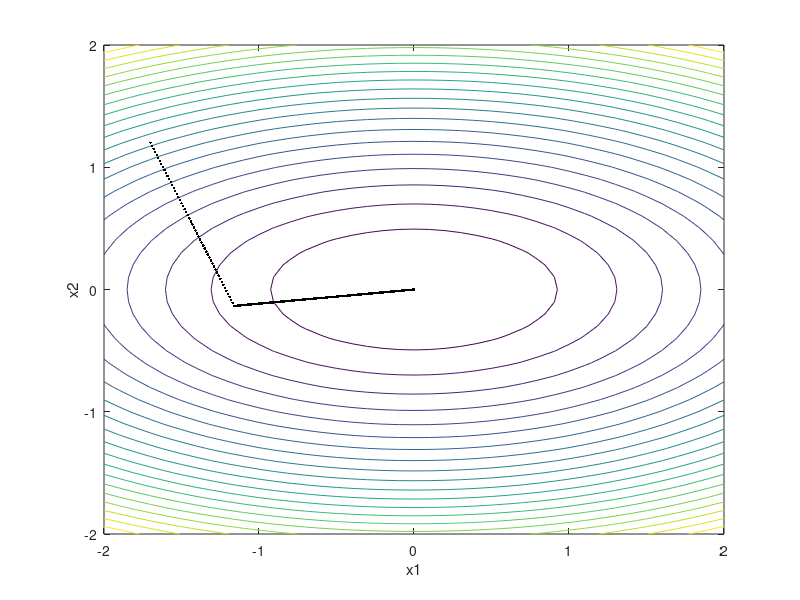

Here is the MATLAB script that generated this plot:
% 例程 2.18  弗莱彻-里夫斯方法
v = -2: 0.1: 2;
[vx1, vx2] = meshgrid(v);
y = (2*vx1.^2) + (7*vx2.^2);
%  绘制函数等高线
figure(1)
contour(vx1, vx2, y, 20);
hold on;
xlabel('x1');  ylabel('x2');
%  设置初始点
x1i = -1.7;
x2i = 1.2;
yi = 2*(x1i^2) + 7*(x2i^2);
%  计算初始点梯度
g = [(4*x1i), (14*x2i)];
%  判断梯度在x1轴上的分量符号
s = 1;
if g(1) < 0
s = -1;
end;
%  第一段搜索路径
m = g(2)/g(1);  %计算梯度方向的斜率
flag = 1;
yref = yi;
x1 = x1i;
while flag == 1,
x2 = m*(x1 - x1i) + x2i;
y = 2*(x1^2) + 7*(x2^2);
if y > yref
flag = 0;
else
yref = y;
plot(x1, x2, 'k.');
x1o = x1;
x2o = x2;
x1 = x1 - (s*0.01);
end;
end;
%  后续多段搜索路径
x1i = x1o;
x2i = x2o; 
go = g;
po = -g;
for M = 1:4
yi = 2*(x1i^2) + 7*(x2i^2);
g = [(4*x1i), (14*x2i)];  %  计算当前点的梯度
q = (norm(g))^2/(norm(go)^2);
p = -g + (q*po);  %  生成新的共轭梯度搜索方向
%  判断沿x1轴搜索的符号
s = 1;
if  p(1) > 0
s = -1;
end;
m = p(2)/p(1);  %  计算新搜索方向的斜率
flag = 1;
yref = yi;
x1 = x1i;
while flag == 1
x2 = m*(x1 - x1i) + x2i;
y = 2*(x1^2) + 7*(x2^2);
if y > yref
flag =0;
else
yref = y;
plot(x1, x2, 'k.');
x1o = x1;
x2o = x2;
x1 = x1 - (s*0.01);
end;
end;
x1i = x1o;
x2i = x2o;
go = g;
po = p;
end;
